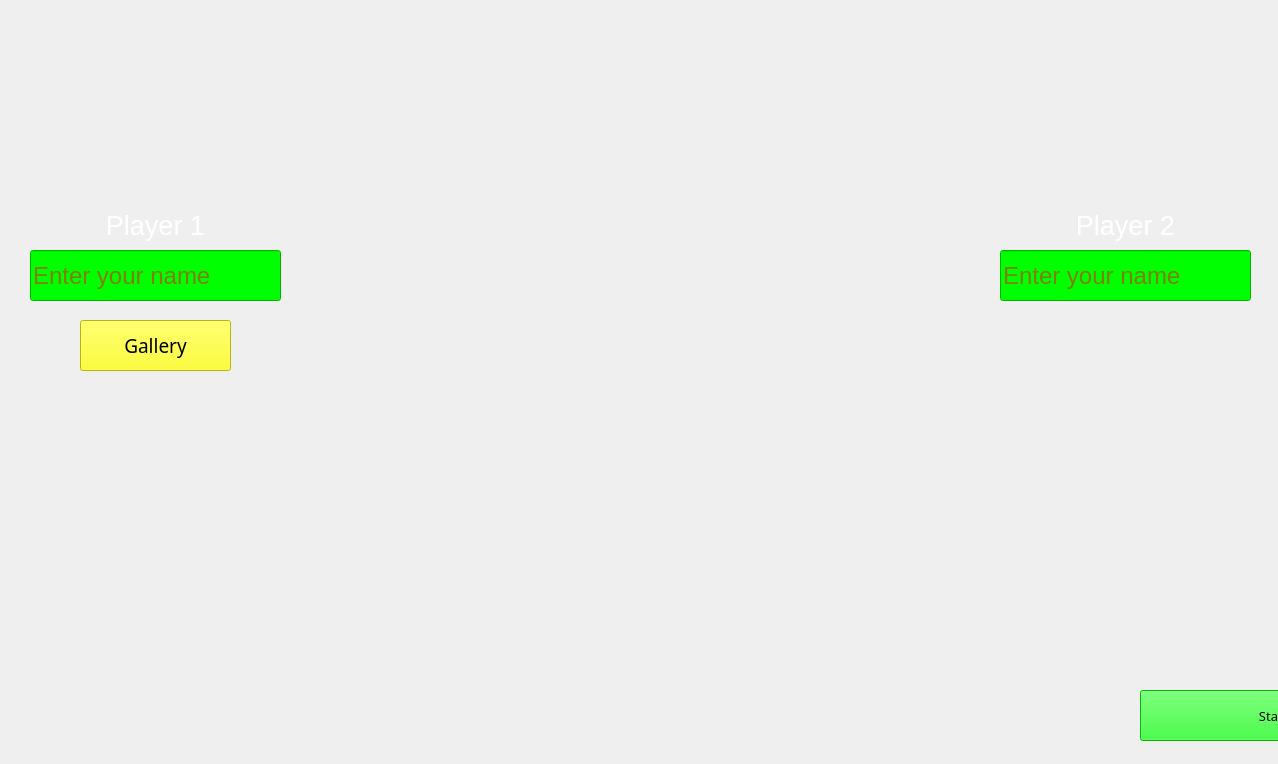
<?xml version="1.0" encoding="UTF-8"?>
<ui version="4.0">
 <class>Menu</class>
 <widget class="QMainWindow" name="Menu">
  <property name="geometry">
   <rect>
    <x>0</x>
    <y>0</y>
    <width>1278</width>
    <height>764</height>
   </rect>
  </property>
  <property name="windowTitle">
   <string>MainWindow</string>
  </property>
  <property name="styleSheet">
   <string notr="true"/>
  </property>
  <widget class="QWidget" name="centralwidget">
   <widget class="QPushButton" name="pushButton">
    <property name="geometry">
     <rect>
      <x>80</x>
      <y>320</y>
      <width>151</width>
      <height>51</height>
     </rect>
    </property>
    <property name="font">
     <font>
      <family>Wide Latin</family>
      <pointsize>14</pointsize>
      <italic>false</italic>
      <bold>false</bold>
     </font>
    </property>
    <property name="styleSheet">
     <string notr="true">background-color: rgb(255, 255, 0);</string>
    </property>
    <property name="text">
     <string>Gallery</string>
    </property>
   </widget>
   <widget class="QLineEdit" name="lineEdit_1">
    <property name="geometry">
     <rect>
      <x>30</x>
      <y>250</y>
      <width>251</width>
      <height>51</height>
     </rect>
    </property>
    <property name="font">
     <font>
      <pointsize>18</pointsize>
     </font>
    </property>
    <property name="styleSheet">
     <string notr="true">background-color: rgb(0, 255, 0);
color: rgb(255, 0, 0);</string>
    </property>
    <property name="text">
     <string/>
    </property>
    <property name="placeholderText">
     <string>Enter your name</string>
    </property>
   </widget>
   <widget class="QPushButton" name="pushButton_2">
    <property name="geometry">
     <rect>
      <x>1140</x>
      <y>690</y>
      <width>391</width>
      <height>51</height>
     </rect>
    </property>
    <property name="font">
     <font>
      <family>Wide Latin</family>
      <pointsize>10</pointsize>
     </font>
    </property>
    <property name="styleSheet">
     <string notr="true">background-color: rgb(0, 255, 0);
color: rgb(0, 0, 0);</string>
    </property>
    <property name="text">
     <string>Start an Async PVP Game</string>
    </property>
   </widget>
   <widget class="QLineEdit" name="lineEdit_2">
    <property name="geometry">
     <rect>
      <x>1000</x>
      <y>250</y>
      <width>251</width>
      <height>51</height>
     </rect>
    </property>
    <property name="font">
     <font>
      <pointsize>18</pointsize>
     </font>
    </property>
    <property name="styleSheet">
     <string notr="true">background-color: rgb(0, 255, 0);
color: rgb(255, 0, 0);</string>
    </property>
    <property name="placeholderText">
     <string>Enter your name</string>
    </property>
   </widget>
   <widget class="QLabel" name="label_1">
    <property name="geometry">
     <rect>
      <x>30</x>
      <y>200</y>
      <width>251</width>
      <height>51</height>
     </rect>
    </property>
    <property name="font">
     <font>
      <pointsize>20</pointsize>
     </font>
    </property>
    <property name="styleSheet">
     <string notr="true">color: rgb(255, 255, 255);</string>
    </property>
    <property name="text">
     <string>Player 1</string>
    </property>
    <property name="alignment">
     <set>Qt::AlignmentFlag::AlignCenter</set>
    </property>
   </widget>
   <widget class="QLabel" name="label_2">
    <property name="geometry">
     <rect>
      <x>1000</x>
      <y>200</y>
      <width>251</width>
      <height>51</height>
     </rect>
    </property>
    <property name="font">
     <font>
      <pointsize>20</pointsize>
     </font>
    </property>
    <property name="styleSheet">
     <string notr="true">color: rgb(255, 255, 255);</string>
    </property>
    <property name="text">
     <string>Player 2</string>
    </property>
    <property name="alignment">
     <set>Qt::AlignmentFlag::AlignCenter</set>
    </property>
   </widget>
  </widget>
 </widget>
 <resources/>
 <connections>
  <connection>
   <sender>pushButton_2</sender>
   <signal>clicked()</signal>
   <receiver>Menu</receiver>
   <slot>close()</slot>
   <hints>
    <hint type="sourcelabel">
     <x>1150</x>
     <y>722</y>
    </hint>
    <hint type="destinationlabel">
     <x>1069</x>
     <y>591</y>
    </hint>
   </hints>
  </connection>
 </connections>
</ui>
